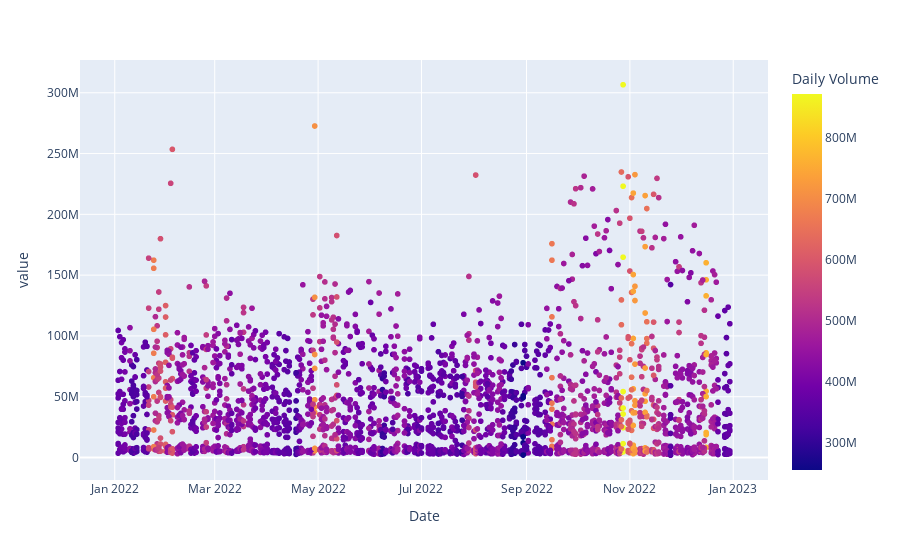

The notebook cell saved with this chart:
### Code cell
fig = px.scatter(top_ten_marketcap, x='Date', y=["Volume AAPL", "Volume MSFT", "Volume GOOG",
                                        "Volume AMZN", "Volume NVDA", "Volume BRKB", 
                                        "Volume TSLA", "Volume META", "Volume JNJ", "Volume V"],
        color="Daily Volume", hover_data=["Date"])
fig.show()

### Figure 1 — Plotly figure (JSON) as saved in the notebook; plotly's stock layout.template omitted (floating-point values rounded to 4 significant figures; data arrays with more than 128 entries replaced by an {"elided": "..."} marker saying what was removed)
{"data": [{"hovertemplate": "Date=%{x}<br>value=%{y}<br>Daily Volume=%{marker.color}<extra></extra>", "legendgroup": "", "marker": {"color": {"elided": "2510 int values"}, "coloraxis": "coloraxis", "symbol": "circle"}, "mode": "markers", "name": "", "showlegend": false, "type": "scattergl", "x": {"elided": "2510 str values"}, "xaxis": "x", "y": {"elided": "2510 int values"}, "yaxis": "y"}], "layout": {"coloraxis": {"colorbar": {"title": {"text": "Daily Volume"}}, "colorscale": [[0, "#0d0887"], [0.1111, "#46039f"], [0.2222, "#7201a8"], [0.3333, "#9c179e"], [0.4444, "#bd3786"], [0.5556, "#d8576b"], [0.6667, "#ed7953"], [0.7778, "#fb9f3a"], [0.8889, "#fdca26"], [1, "#f0f921"]]}, "legend": {"tracegroupgap": 0}, "margin": {"t": 60}, "xaxis": {"anchor": "y", "domain": [0, 1], "title": {"text": "Date"}}, "yaxis": {"anchor": "x", "domain": [0, 1], "title": {"text": "value"}}}}
